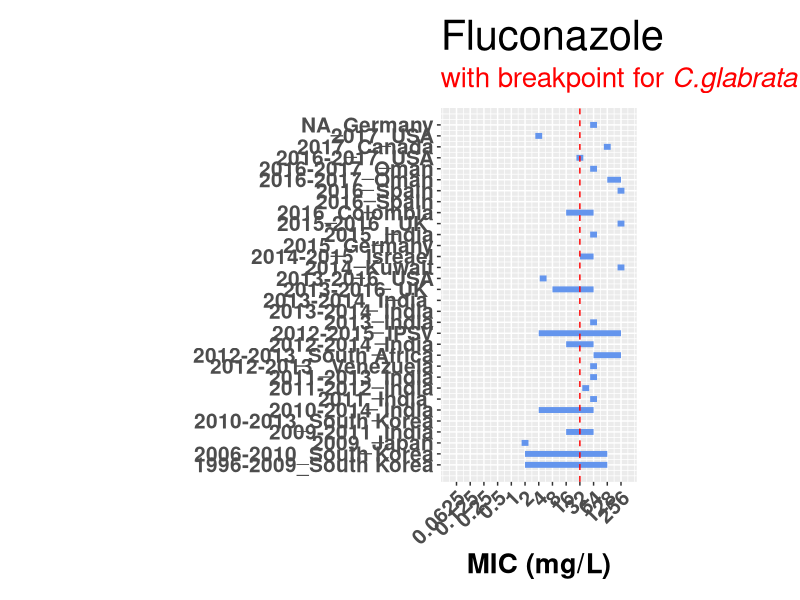
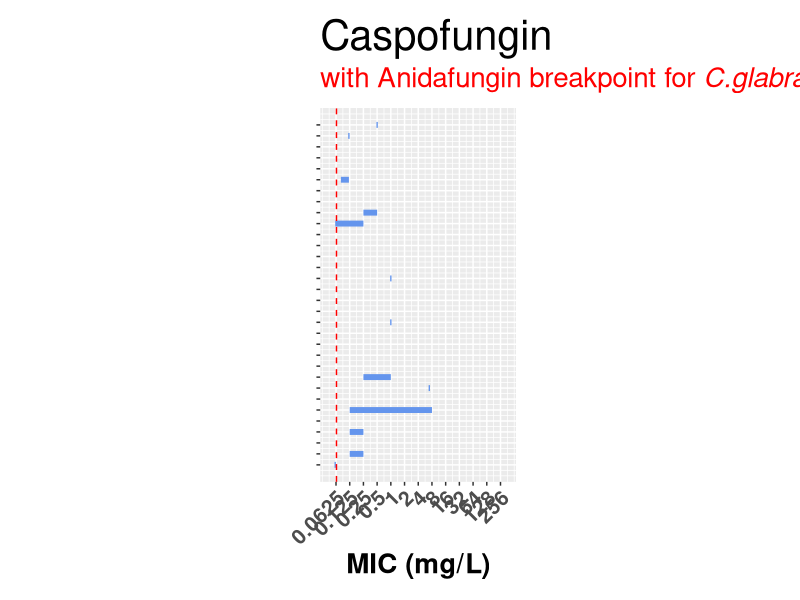
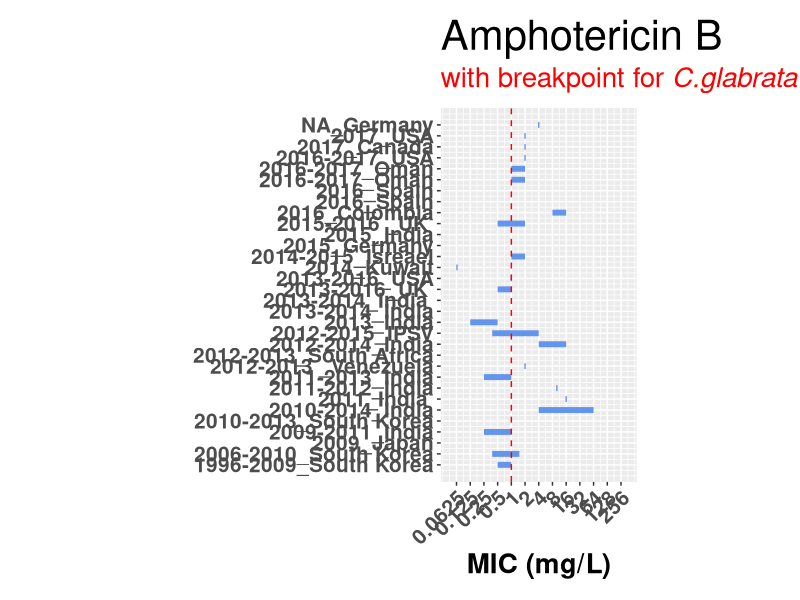
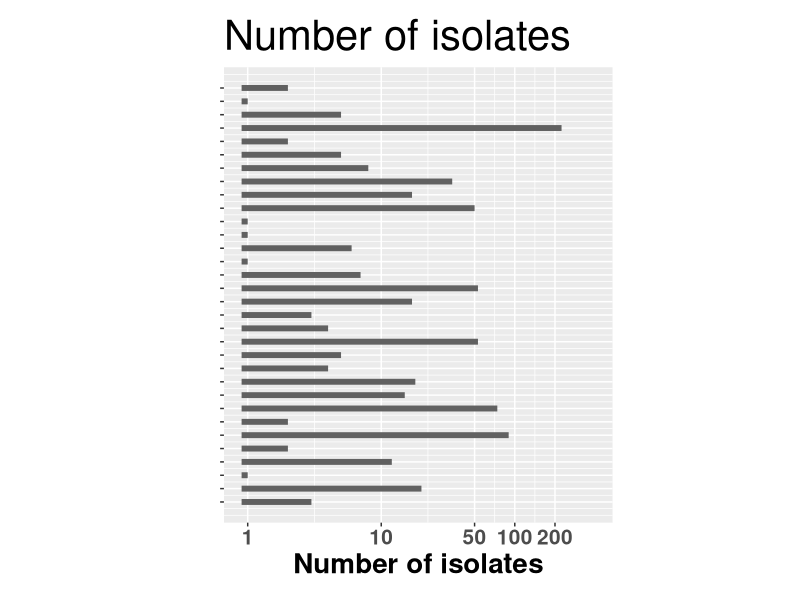
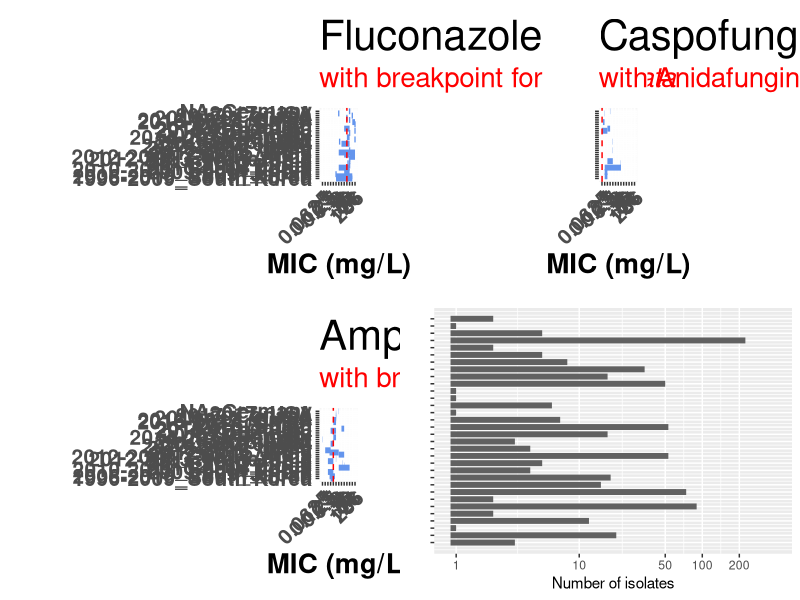
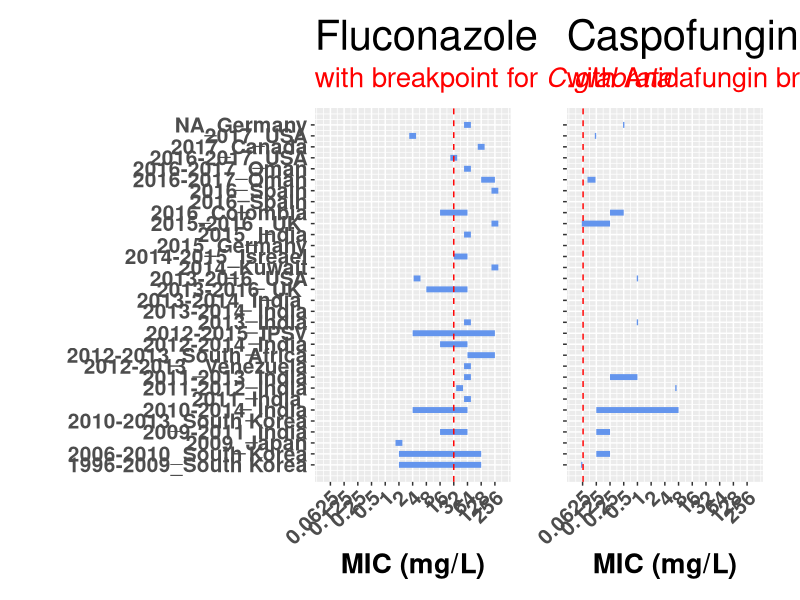
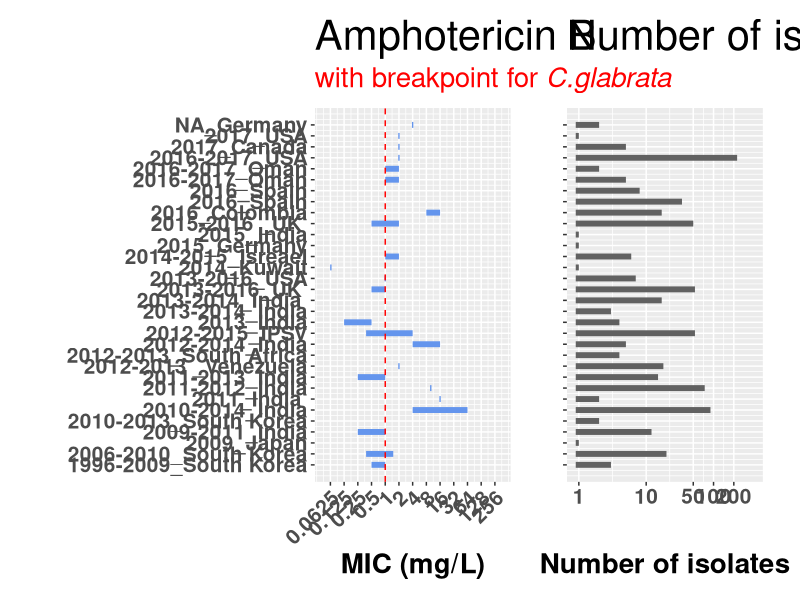

The R source for these figures, in order: (Note: this script raises an error after producing the figures.)
## ---- chunk 1
knitr::opts_chunk$set(echo = TRUE)
## ---- chunk 2
mic = read.csv("MIC2.csv", header = T, sep = ";")
names(mic)[1] = "Country"
summary(mic)
## ---- chunk 3
mic$epi = paste( mic$Year, mic$Country, sep = "_")
mic = mic[order(mic$epi),]
mic$row = seq(1:length(mic$Country))


mic = mic[seq(1, length(mic$Country)-2),]
## ---- chunk 4
mic$FL_min = log2(mic$FL_min)
mic$FL_max = log2(mic$FL_max)

for(i in seq(1:length(mic$Country))){
  if(!is.na(mic$FL_min[i]) & mic$FL_min[i] == mic$FL_max[i]) {
    mic$FL_min[i] = mic$FL_min[i] -0.25
    mic$FL_max[i] = mic$FL_max[i] +0.25
}
}


## ---- chunk 5
library("ggplot2")

#xlab = c(expression(frac(1,32)), expression(frac(1,16)), expression(frac(1,8)),  expression(frac(1,4)), expression(frac(1,2)), 2 ** seq(0,8))
xlab = 2 ** seq(-4,8)
length(xlab)
length(seq(-5,8))
#breakpoint glabrata = 32
png('fluco_same.png',height = 550 , width = 500)
par(mar=c(3,2,2,2))

pf = ggplot(mic) 

pf = pf +  geom_segment(aes(x=FL_min, 
                          y = row , xend=FL_max ,
                          yend = row),
                        show.legend = F,
                        size = 2,
                      colour = "cornflowerblue") 

pf2 = pf + scale_y_continuous(name = "",breaks = 1:length(mic$n) ,labels = as.character(mic$epi)) 

pf3 = pf2 + scale_x_continuous(name = "MIC (mg/L)",limits = c(-4.5, 8.5), breaks = seq(-4, 8), labels = xlab)

pf3 = pf3 + geom_vline(xintercept= (log2(32)), colour = "red", linetype = "dashed")
pf3 = pf3 + coord_fixed(0.8)
subt = expression(paste("with breakpoint for ", italic("C.glabrata")))
pf3 = pf3 + labs(title = "Fluconazole", subtitle = subt)
pf3 = pf3 + theme(plot.margin = unit(c(0.5,0.25,0.5,0.5), "cm"),
                  plot.title = element_text(hjust = 0, size = 30),
                  plot.subtitle=element_text(size=20, hjust=0,
                                            color="red"), 
                  axis.text.y = element_text(size = 15, face = "bold"), 
                  axis.title.x = element_text(size = 20, face = "bold"),
                  axis.text.x = element_text(size = 15, angle = 45, hjust = 1, face = "bold"))

print(pf3)

dev.off()
## ---- chunk 6
mic$Casp_min = as.numeric(mic$Casp_min)
mic$Casp_max = as.numeric(mic$Casp_max)

mic$Casp_min = log2(mic$Casp_min)
mic$Casp_max = log2(mic$Casp_max)

mic$Casp_min == mic$Casp_max

for(i in seq(1:length(mic$Country))){
  if(!is.na(mic$Casp_min[i] == mic$Casp_max[i]) & mic$Casp_min[i] == mic$Casp_max[i]) {
    mic$Casp_min[i] = mic$Casp_min[i] -0.05
    mic$Casp_max[i] = mic$Casp_max[i] +0.05
}
}
## ---- chunk 7

png('Caspo_same.png',height = 550 , width = 500)

pc = ggplot(mic) 

pc = pc +  geom_segment(aes(x=Casp_min, 
                          y = row , xend=Casp_max ,
                          yend = row),
                          size = 2,
                        show.legend = F,
                      colour = "cornflowerblue") 

pc2 = pc + scale_y_continuous(name = "", breaks = 1:length(mic$n) ,labels = rep(c(""), times = length(mic$n))) 

pc3 = pc2 + scale_x_continuous(name = "MIC (mg/L)",limits = c(-4.5, 8.5), breaks = seq(-4, 8), labels = xlab)

pc3 = pc3 + geom_vline(xintercept= (log2(0.064)), colour = "red", linetype = "dashed") 
  
pc3 = pc3 + coord_fixed(0.8)
subt = expression(paste("with Anidafungin breakpoint for ", italic("C.glabrata")))
pc3 = pc3 + labs(title = "Caspofungin", subtitle = subt)
pc3 = pc3 + theme(plot.margin = unit(c(0.5,0.25,0.5,0.5), "cm"),
                  plot.title = element_text(hjust = 0, size = 30),
                  plot.subtitle=element_text(size=20, hjust=0,
                                            color="red"), 
                  axis.text.y = element_text(size = 15, face = "bold"), 
                  axis.title.x = element_text(size = 20, face = "bold"),
                  axis.text.x = element_text(angle = 45, hjust = 1, size = 15, face = "bold"))


print(pc3)

dev.off()
## ---- chunk 8
mic$AMB_min = as.numeric(mic$AMB_min)
mic$AMB_max = as.numeric(mic$AMB_max)

mic$AMB_min = log2(mic$AMB_min)
mic$AMB_max = log2(mic$AMB_max)

mic$AMB_min == mic$AMB_max

for(i in seq(1:length(mic$Country))){
  if(!is.na(mic$AMB_min[i] == mic$AMB_max[i]) & mic$AMB_min[i] == mic$AMB_max[i]) {
    mic$AMB_min[i] = mic$AMB_min[i] -0.05
    mic$AMB_max[i] = mic$AMB_max[i] +0.05
}
}
## ---- chunk 9
#breakpoint glabrata = 1

png('AMB_same.png',height = 550 , width = 500)
par(mar=c(3,2,2,2))

pa = ggplot(mic) 

pa = pa +  geom_segment(aes(x=AMB_min, 
                          y = row , xend=AMB_max ,
                          yend = row),
                           size = 2,
                        show.legend = F,
                      colour = "cornflowerblue") 

pa2 = pa + scale_y_continuous(name = "",breaks = 1:length(mic$n) ,labels = as.character(mic$epi)) 
pa3 = pa2 + scale_x_continuous(name = "MIC (mg/L)",limits = c(-4.5, 8.5), breaks = seq(-4, 8), labels = xlab)

pa3 = pa3 + geom_vline(xintercept= (log2(1)), colour = "red", linetype = "dashed")
pa3 = pa3 + coord_fixed(0.8)
subt = expression(paste("with breakpoint for ", italic("C.glabrata")))
pa3 = pa3 + labs(title = "Amphotericin B", subtitle = subt)
pa3 = pa3 + theme(plot.margin = unit(c(0.5,0.25,0.5,0.5), "cm"),
                  plot.title = element_text(hjust = 0, size = 30),
                  plot.subtitle=element_text(size=20, hjust=0,
                                            color="red"), 
                  axis.text.y = element_text(size = 15, face = "bold"), 
                  axis.title.x = element_text(size = 20, face = "bold"),
                  axis.text.x = element_text(angle = 45, hjust = 1, size = 15, face = "bold"))

print(pa3)


dev.off()
## ---- chunk 10
png('size.png',height = 550 , width = 500)

s = ggplot(mic) 
s = s +  geom_segment(aes(x=rep(log10(0.9), time(length(n))), 
                          y = row , xend=log10(n) ,
                          yend = row
                            ),size = 2, show.legend = F,
                      colour = "grey38") 

s2 = s + scale_y_continuous(name = "", breaks = 1:length(mic$n) ,labels = rep(c(""), times = length(mic$n)))  
s3 = s2 + scale_x_continuous(name = "Number of isolates",limits = c(log10(0.9), 2.6), breaks = log10(c(1,10,50,100, 200)), labels = c(1,10,50,100, 200) )

(1.6 * 5) / 32

s4 = s3 + coord_fixed(0.1)
s4 = s4 + labs(title = "Number of isolates")
s4 = s4 + theme(plot.margin = unit(c(0.5,0.25,0.5,0.5), "cm"),
                  plot.title = element_text(hjust = 0, size = 30),
                  plot.subtitle=element_text(size=20, hjust=0,
                                            color="red"), 
                  axis.text.y = element_text(size = 15, face = "bold"), 
                  axis.title.x = element_text(size = 20, face = "bold"),
                  axis.text.x = element_text(size = 15, face = "bold"))

print(s4)
dev.off()
## ---- chunk 11
library("gridExtra")
library("gtable")
library(ggplot2)
library("grid")
png('arrenged.png',height = 650 , width = 500)
grid.arrange(pf3, pc3,pa3,s3, nrow = 2 )
dev.off()

png('arrenged2.png',height = 550 , width = 600)
g1 <- ggplotGrob(pf3)
g2 <- ggplotGrob(pc3)
g <- cbind(g1, g2, size = "first")
g$heights = unit.pmax(g1$heights, g2$heights)
grid.newpage()
grid.draw(g)
dev.off()

png('arrenged3.png',height = 550 , width = 600)
g1 <- ggplotGrob(pa3)
g2 <- ggplotGrob(s4)
g <- cbind(g1, g2, size = "first")
g$heights = unit.pmax(g1$heights, g2$heights)
grid.newpage()
grid.draw(g)
dev.off()

png('arrenged3.png',height = 2480/2 , width = 3508/2)
g0 = ggplotGrob(pf3)
g00 <- ggplotGrob(pc3)
g1 <- ggplotGrob(p2a3)
g2 <- ggplotGrob(s4)
g <- cbind(g0, g00, g1, g2, size = "first")
g$heights = unit.pmax(g1$heights, g2$heights)
grid.newpage()
grid.draw(g)
dev.off()

10** 1.5
## ---- chunk 12
#breakpoint glabrata = 1

p2a2 = pa + scale_y_continuous(name = "",breaks = 1:length(mic$n) ,labels = rep("", times = length(mic$n))) 
p2a3 = p2a2 + scale_x_continuous(name = "MIC (mg/L)",limits = c(-4.5, 8.5), breaks = seq(-4, 8), labels = xlab)

p2a3 = p2a3 + geom_vline(xintercept= (log2(1)), colour = "red", linetype = "dashed")
p2a3 = p2a3 + coord_fixed(0.8)
subt = expression(paste("with breakpoint for ", italic("C.glabrata")))
p2a3 = p2a3 + labs(title = "Amphotericin B", subtitle = subt)
p2a3 = p2a3 + theme(plot.margin = unit(c(0.5,0.25,0.5,0.5), "cm"),
                  plot.title = element_text(hjust = 0, size = 30),
                  plot.subtitle=element_text(size=20, hjust=0,
                                            color="red"), 
                  axis.text.y = element_text(size = 15, face = "bold"), 
                  axis.title.x = element_text(size = 20, face = "bold"),
                  axis.text.x = element_text(size = 15, angle = 45, hjust = 1, face = "bold"))

print(p2a3)


